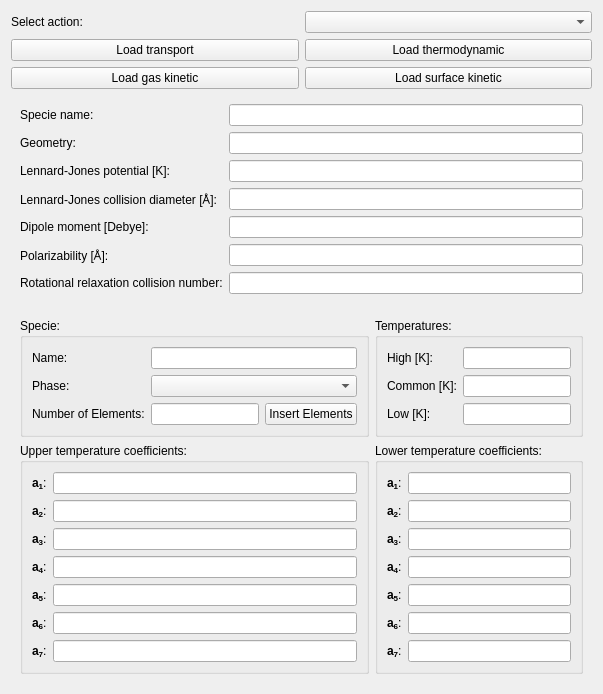
<?xml version="1.0" encoding="UTF-8"?>
<ui version="4.0">
    <class>ChemkinInputPage</class>
        <widget class="QWidget" name="ChemkinInputPage">
            <layout class="QGridLayout" name="gridLayout">
                <!-- Row 0 -->
                <item row="0" column="0">
                    <widget class="QLabel" name="actionLabel">
                        <property name="text">
                            <string>Select action:</string>
                        </property>
                    </widget>
                </item>
                <item row="0" column="1">
                    <widget class="QComboBox" name="actionComboBox"/>
                </item>

                <!-- Row 1 -->
                <item row="1" column="0">
                    <widget class="QPushButton" name="transportButton">
                        <property name="text">
                            <string>Load transport</string>
                        </property>
                        <property name="toolTip">
                            <string>Load Chemkin transport file</string>
                        </property>
                    </widget>
                </item>
                <item row="1" column="1">
                    <widget class="QPushButton" name="thermoButton">
                        <property name="text">
                            <string>Load thermodynamic</string>
                        </property>
                        <property name="toolTip">
                            <string>Load Chemkin thermodynamic file</string>
                        </property>
                    </widget>
                </item>

                <!-- Row 2 -->
                <item row="2" column="0">
                    <widget class="QPushButton" name="kineticButton">
                        <property name="text">
                            <string>Load gas kinetic</string>
                        </property>
                        <property name="toolTip">
                            <string>Load Chemkin gas kintic file</string>
                        </property>
                    </widget>
                </item>
                <item row="2" column="1">
                    <widget class="QPushButton" name="surfaceButton">
                        <property name="text">
                            <string>Load surface kinetic</string>
                        </property>
                        <property name="toolTip">
                            <string>Load Chemkin surface kintic file</string>
                        </property>
                    </widget>
                </item>

                <!-- Row 3 -->
                <item row="3" column="0" colspan="2">
                    <widget class="QWidget" name="transportWidget">
                        <layout class="QGridLayout" name="transportLayout">
                            <!-- Row 0 -->
                            <item row="0" column="0">
                                <widget class="QLabel" name="nameTransportLabel">
                                    <property name="text">
                                        <string>Specie name:</string>
                                    </property>
                                </widget>
                            </item>
                            <item row="0" column="1">
                                <widget class="QLineEdit" name="nameTransportEditLine" />
                            </item>

                            <!-- Row 1 -->
                            <item row="1" column="0">
                                <widget class="QLabel" name="geometryLabel">
                                    <property name="text">
                                        <string>Geometry:</string>
                                    </property>
                                </widget>
                            </item>
                            <item row="1" column="1">
                                <widget class="QLineEdit" name="geometryEditLine" />
                            </item>

                            <!-- Row 2 -->
                            <item row="2" column="0">
                                <widget class="QLabel" name="ljpotentialLabel">
                                    <property name="text">
                                        <string>Lennard-Jones potential [K]:</string>
                                    </property>
                                </widget>
                            </item>
                            <item row="2" column="1">
                                <widget class="QLineEdit" name="ljpotentialEditLine" />
                            </item>

                            <!-- Row 3 -->
                            <item row="3" column="0">
                                <widget class="QLabel" name="ljdiameterLabel">
                                    <property name="text">
                                        <string>Lennard-Jones collision diameter [&#x212b;]:</string>
                                    </property>
                                </widget>
                            </item>
                            <item row="3" column="1">
                                <widget class="QLineEdit" name="ljdiameterEditLine" />
                            </item>

                            <!-- Row 4 -->
                            <item row="4" column="0">
                                <widget class="QLabel" name="dipoleLabel">
                                    <property name="text">
                                        <string>Dipole moment [Debye]:</string>
                                    </property>
                                </widget>
                            </item>
                            <item row="4" column="1">
                                <widget class="QLineEdit" name="dipoleEditLine" />
                            </item>


                            <!-- Row 5 -->
                            <item row="5" column="0">
                                <widget class="QLabel" name="polarLabel">
                                    <property name="text">
                                        <string>Polarizability [&#x212b;]:</string>
                                    </property>
                                </widget>
                            </item>
                            <item row="5" column="1">
                                <widget class="QLineEdit" name="polarEditLine" />
                            </item>

                            <!-- Row 6 -->
                            <item row="6" column="0">
                                <widget class="QLabel" name="collisionLabel">
                                    <property name="text">
                                        <string>Rotational relaxation collision number:</string>
                                    </property>
                                </widget>
                            </item>
                            <item row="6" column="1">
                                <widget class="QLineEdit" name="collisionEditLine" />
                            </item>
                        </layout>
                    </widget>
                </item>

                <!-- Row 4 -->
                <item row="4" column="0" colspan="2">
                    <widget class="QWidget" name="thermoWidget">
                        <layout class="QGridLayout" name="thermoLayout">
                            <item row="0" column="0">
                                <widget class="QGroupBox" name="specieBox">
                                    <property name="title">
                                        <string>Specie:</string>
                                    </property>
                                    <layout class="QGridLayout" name="specieLayout">
                                        <!-- Row 0 -->
                                        <item row="0" column="0">
                                            <widget class="QLabel" name="nameThermoLabel">
                                                <property name="text">
                                                    <string>Name:</string>
                                                </property>
                                            </widget>
                                        </item>
                                        <item row="0" column="1" colspan="2">
                                            <widget class="QLineEdit" name="nameThermoEditLine" />
                                        </item>

                                        <!-- Row 1 -->
                                        <item row="1" column="0">
                                            <widget class="QLabel" name="phaseLabel">
                                                <property name="text">
                                                    <string>Phase:</string>
                                                </property>
                                            </widget>
                                        </item>
                                        <item row="1" column="1" colspan="2">
                                            <widget class="QComboBox" name="phaseComboBox">
                                            </widget>
                                        </item>

                                        <!-- Row 2 -->
                                        <item row="2" column="0">
                                            <widget class="QLabel" name="elementsLabel">
                                                <property name="text">
                                                    <string>Number of Elements:</string>
                                                </property>
                                            </widget>
                                        </item>
                                        <item row="2" column="1">
                                            <widget class="QLineEdit" name="elementsEditLine" />
                                        </item>
                                        <item row="2" column="2">
                                            <widget class="QPushButton" name="elementsButton">
                                                <property name="text">
                                                    <string>Insert Elements</string>
                                                </property>
                                            </widget>
                                        </item>
                                    </layout>
                                </widget>
                            </item>
                            <item row="0" column="1">
                                <widget class="QGroupBox" name="temperatureBox">
                                    <property name="title">
                                        <string>Temperatures:</string>
                                    </property>
                                    <layout class="QGridLayout" name="temperatureLayout">
                                        <!-- Row 0 -->
                                        <item row="0" column="0">
                                            <widget class="QLabel" name="highTemperatureLabel">
                                                <property name="text">
                                                    <string>High [K]:</string>
                                                </property>
                                            </widget>
                                        </item>
                                        <item row="0" column="1">
                                            <widget class="QLineEdit" name="highTemperatureEditLine" />
                                        </item>

                                        <!-- Row 1 -->
                                        <item row="1" column="0">
                                            <widget class="QLabel" name="commonTemperatureLabel">
                                                <property name="text">
                                                    <string>Common [K]:</string>
                                                </property>
                                            </widget>
                                        </item>
                                        <item row="1" column="1">
                                            <widget class="QLineEdit" name="commonTemperatureEditLine" />
                                        </item>

                                        <!-- Row 2 -->
                                        <item row="2" column="0">
                                            <widget class="QLabel" name="lowTemperatureLabel">
                                                <property name="text">
                                                    <string>Low [K]:</string>
                                                </property>
                                            </widget>
                                        </item>
                                        <item row="2" column="1">
                                            <widget class="QLineEdit" name="lowTemperatureEditLine" />
                                        </item>
                                    </layout>
                                </widget>
                            </item>
                            <item row="1" column="0">
                                <widget class="QGroupBox" name="upperBox">
                                    <property name="title">
                                        <string>Upper temperature coefficients:</string>
                                    </property>
                                    <layout class="QGridLayout" name="upperLayout">
                                        <!-- Row 0 -->
                                        <item row="0" column="0">
                                            <widget class="QLabel" name="a1upperLabel">
                                                <property name="text">
                                                    <string>&lt;b&gt;a&lt;sub&gt;1&lt;/sub&gt;&lt;/b&gt;:</string>
                                                </property>
                                            </widget>
                                        </item>
                                        <item row="0" column="1">
                                            <widget class="QLineEdit" name="a1upperEditLine" />
                                        </item>

                                        <!-- Row 1 -->
                                        <item row="1" column="0">
                                            <widget class="QLabel" name="a2upperLabel">
                                                <property name="text">
                                                    <string>&lt;b&gt;a&lt;sub&gt;2&lt;/sub&gt;&lt;/b&gt;:</string>
                                                </property>
                                            </widget>
                                        </item>
                                        <item row="1" column="1">
                                            <widget class="QLineEdit" name="a2upperEditLine" />
                                        </item>

                                        <!-- Row 2 -->
                                        <item row="2" column="0">
                                            <widget class="QLabel" name="a3upperLabel">
                                                <property name="text">
                                                    <string>&lt;b&gt;a&lt;sub&gt;3&lt;/sub&gt;&lt;/b&gt;:</string>
                                                </property>
                                            </widget>
                                        </item>
                                        <item row="2" column="1">
                                            <widget class="QLineEdit" name="a3upperEditLine" />
                                        </item>

                                        <!-- Row 3 -->
                                        <item row="3" column="0">
                                            <widget class="QLabel" name="a4upperLabel">
                                                <property name="text">
                                                    <string>&lt;b&gt;a&lt;sub&gt;4&lt;/sub&gt;&lt;/b&gt;:</string>
                                                </property>
                                            </widget>
                                        </item>
                                        <item row="3" column="1">
                                            <widget class="QLineEdit" name="a4upperEditLine" />
                                        </item>

                                        <!-- Row 4 -->
                                        <item row="4" column="0">
                                            <widget class="QLabel" name="a5upperLabel">
                                                <property name="text">
                                                    <string>&lt;b&gt;a&lt;sub&gt;5&lt;/sub&gt;&lt;/b&gt;:</string>
                                                </property>
                                            </widget>
                                        </item>
                                        <item row="4" column="1">
                                            <widget class="QLineEdit" name="a5upperEditLine" />
                                        </item>

                                        <!-- Row 5 -->
                                        <item row="5" column="0">
                                            <widget class="QLabel" name="a6upperLabel">
                                                <property name="text">
                                                    <string>&lt;b&gt;a&lt;sub&gt;6&lt;/sub&gt;&lt;/b&gt;:</string>
                                                </property>
                                            </widget>
                                        </item>
                                        <item row="5" column="1">
                                            <widget class="QLineEdit" name="a6upperEditLine" />
                                        </item>

                                        <!-- Row 6 -->
                                        <item row="6" column="0">
                                            <widget class="QLabel" name="a7upperLabel">
                                                <property name="text">
                                                    <string>&lt;b&gt;a&lt;sub&gt;7&lt;/sub&gt;&lt;/b&gt;:</string>
                                                </property>
                                            </widget>
                                        </item>
                                        <item row="6" column="1">
                                            <widget class="QLineEdit" name="a7upperEditLine" />
                                        </item>
                                    </layout>
                                </widget>
                            </item>
                            <item row="1" column="1">
                                <widget class="QGroupBox" name="lowerBox">
                                    <property name="title">
                                        <string>Lower temperature coefficients:</string>
                                    </property>
                                    <layout class="QGridLayout" name="lowerLayout">
                                        <!-- Row 0 -->
                                        <item row="0" column="0">
                                            <widget class="QLabel" name="a1lowerLabel">
                                                <property name="text">
                                                    <string>&lt;b&gt;a&lt;sub&gt;1&lt;/sub&gt;&lt;/b&gt;:</string>
                                                </property>
                                            </widget>
                                        </item>
                                        <item row="0" column="1">
                                            <widget class="QLineEdit" name="a1lowerEditLine" />
                                        </item>

                                        <!-- Row 1 -->
                                        <item row="1" column="0">
                                            <widget class="QLabel" name="a2lowerLabel">
                                                <property name="text">
                                                    <string>&lt;b&gt;a&lt;sub&gt;2&lt;/sub&gt;&lt;/b&gt;:</string>
                                                </property>
                                            </widget>
                                        </item>
                                        <item row="1" column="1">
                                            <widget class="QLineEdit" name="a2lowerEditLine" />
                                        </item>

                                        <!-- Row 2 -->
                                        <item row="2" column="0">
                                            <widget class="QLabel" name="a3lowerLabel">
                                                <property name="text">
                                                    <string>&lt;b&gt;a&lt;sub&gt;3&lt;/sub&gt;&lt;/b&gt;:</string>
                                                </property>
                                            </widget>
                                        </item>
                                        <item row="2" column="1">
                                            <widget class="QLineEdit" name="a3lowerEditLine" />
                                        </item>

                                        <!-- Row 3 -->
                                        <item row="3" column="0">
                                            <widget class="QLabel" name="a4lowerLabel">
                                                <property name="text">
                                                    <string>&lt;b&gt;a&lt;sub&gt;4&lt;/sub&gt;&lt;/b&gt;:</string>
                                                </property>
                                            </widget>
                                        </item>
                                        <item row="3" column="1">
                                            <widget class="QLineEdit" name="a4lowerEditLine" />
                                        </item>

                                        <!-- Row 4 -->
                                        <item row="4" column="0">
                                            <widget class="QLabel" name="a5lowerLabel">
                                                <property name="text">
                                                    <string>&lt;b&gt;a&lt;sub&gt;5&lt;/sub&gt;&lt;/b&gt;:</string>
                                                </property>
                                            </widget>
                                        </item>
                                        <item row="4" column="1">
                                            <widget class="QLineEdit" name="a5lowerEditLine" />
                                        </item>

                                        <!-- Row 5 -->
                                        <item row="5" column="0">
                                            <widget class="QLabel" name="a6lowerLabel">
                                                <property name="text">
                                                    <string>&lt;b&gt;a&lt;sub&gt;6&lt;/sub&gt;&lt;/b&gt;:</string>
                                                </property>
                                            </widget>
                                        </item>
                                        <item row="5" column="1">
                                            <widget class="QLineEdit" name="a6lowerEditLine" />
                                        </item>

                                        <!-- Row 6 -->
                                        <item row="6" column="0">
                                            <widget class="QLabel" name="a7lowerLabel">
                                                <property name="text">
                                                    <string>&lt;b&gt;a&lt;sub&gt;7&lt;/sub&gt;&lt;/b&gt;:</string>
                                                </property>
                                            </widget>
                                        </item>
                                        <item row="6" column="1">
                                            <widget class="QLineEdit" name="a7lowerEditLine" />
                                        </item>
                                    </layout>
                                </widget>
                            </item>



                        </layout>
                    </widget>
                </item>
            </layout>
        </widget>
</ui>
